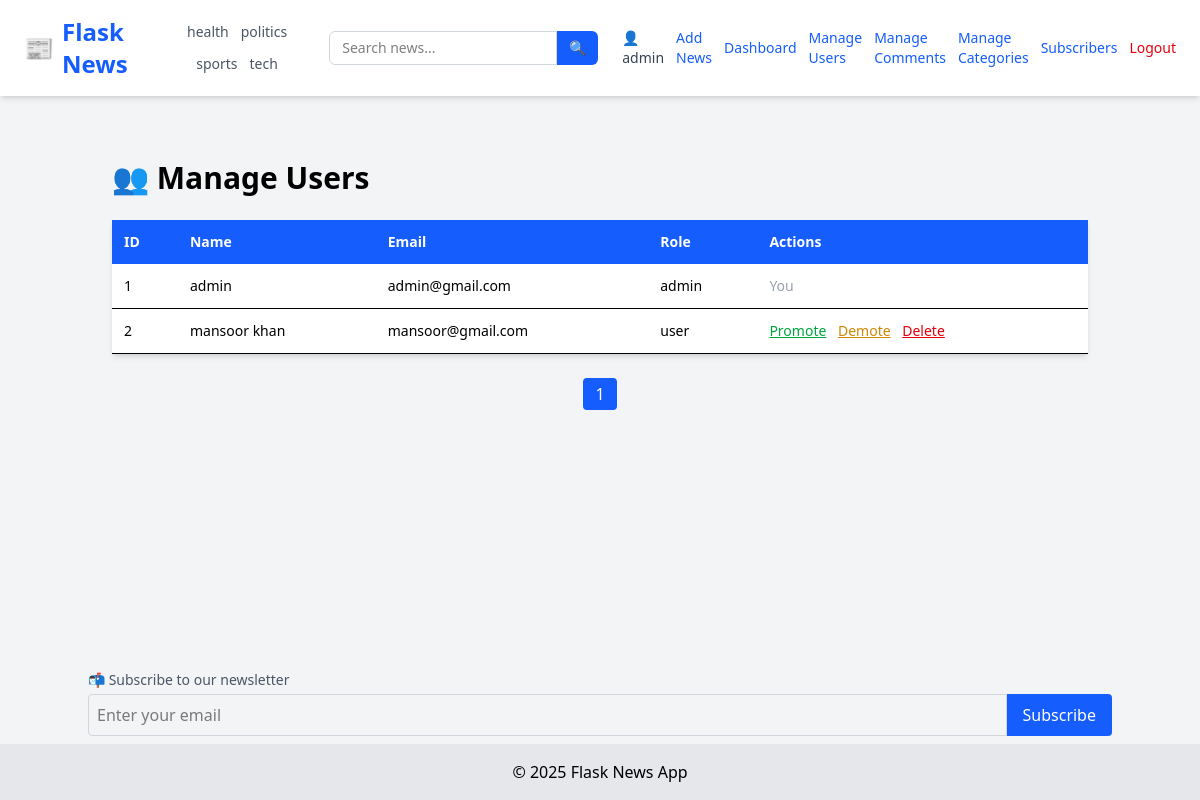
Page /admin/manage-users (signed in) on the committed database.
### tables this page shows
CREATE TABLE categories (
            id INTEGER PRIMARY KEY AUTOINCREMENT,
            name TEXT UNIQUE NOT NULL
        );

CREATE TABLE users (
            id INTEGER PRIMARY KEY AUTOINCREMENT,
            username TEXT NOT NULL,
            email TEXT UNIQUE NOT NULL,
            password TEXT NOT NULL,
            role TEXT DEFAULT 'user'
        );

### app/admin_routes.py (the view)
@admin.route('/admin/manage-users')
@login_required
@admin_only
def manage_users():
    page = int(request.args.get('page', 1))
    per_page = 10  # Users per page
    offset = (page - 1) * per_page
    conn = sqlite3.connect(current_app.config['DATABASE'])
    c = conn.cursor()
    c.execute("SELECT id, username, email, role FROM users LIMIT ? OFFSET ?", (per_page, offset))
    users = c.fetchall()
    c.execute("SELECT COUNT(*) FROM users")
    total_users = c.fetchone()[0]
    conn.close()
    total_pages = (total_users + per_page - 1) // per_page
    return render_template(
        'admin/users.html',
        users=users,
        page=page,
        total_pages=total_pages
    )

### app/__init__.py (called while the page is built)
def create_app():
    app = Flask(__name__, instance_relative_config=True)
    app.config.from_object('config.Config')
    from app.routes import main
    app.register_blueprint(main)
    from app.admin_routes import admin
    app.register_blueprint(admin)
    from app.user_routes import user
    app.register_blueprint(user)
    init_db(app)
    login_manager.init_app(app)
    @login_manager.user_loader
    def user_loader(user_id):
        return load_user(user_id)
    @app.context_processor
    def inject_now():
        return {'now': datetime.now}
    @app.context_processor
    def inject_categories():
        conn = sqlite3.connect(current_app.config['DATABASE'])
        c = conn.cursor()
        c.execute("SELECT id, name FROM categories ORDER BY name ASC")
        categories = c.fetchall()
        conn.close()
        return {'categories': categories}
    return app

### app/models.py (called while the page is built)
def load_user(user_id):
    conn = sqlite3.connect(current_app.config['DATABASE'])
    c = conn.cursor()
    c.execute("SELECT id, username,email, role FROM users WHERE id = ?", (user_id,))
    row = c.fetchone()
    conn.close()
    if row:
        return User(*row)
    return None

### app/utils.py (called while the page is built)
def admin_only(f):
    @wraps(f)
    def decorated(*args, **kwargs):
        if not current_user.is_authenticated or current_user.role != 'admin':
            abort(403)
        return f(*args, **kwargs)
    return decorated

### app/templates/admin/users.html (shortened to what this page needs)
{% extends "layout.html" %} {% block title %}User Management{% endblock %} {%
block content %}
<div class="max-w-5xl mx-auto py-10">
  <h1 class="text-3xl font-bold mb-6">👥 Manage Users</h1>
  <table class="w-full bg-white shadow-md rounded text-sm text-left">
    <thead class="bg-blue-600 text-white">
      <tr>
        <th class="p-3">ID</th>
        <th class="p-3">Name</th>
        <th class="p-3">Email</th>
        <th class="p-3">Role</th>
        <th class="p-3">Actions</th>
      </tr>
    </thead>
    <tbody>
      {% for u in users %}
      <tr class="border-b hover:bg-gray-50">
        <td class="p-3">{{ u[0] }}</td>
        <td class="p-3">{{ u[1] }}</td>
        <td class="p-3">{{ u[2] }}</td>
        <td class="p-3">{{ u[3] }}</td>
        <td class="p-3 space-x-2">
          {% if u[0] != current_user.id %}
          <a
            href="{{ url_for('admin.promote_user', user_id=u[0]) }}"
            class="text-green-600 underline"
            >Promote</a
          >
          <a
            href="{{ url_for('admin.demote_user', user_id=u[0]) }}"
            class="text-yellow-600 underline"
            >Demote</a
          >
          <a
            href="{{ url_for('admin.delete_user', user_id=u[0]) }}"
            class="text-red-600 underline"
            onclick="return confirm('Are you sure?')"
            >Delete</a
          >
          {% else %}
          <span class="text-gray-400">You</span>
          {% endif %}
        </td>
      </tr>
      {% endfor %}
    </tbody>
  </table>
  <div class="mt-6 flex justify-center space-x-2">
     {% for p in range(1, total_pages + 1) %}
    <a
      href="{{ url_for('admin.manage_users', page=p) }}"
      class="px-3 py-1 rounded {{ 'bg-blue-600 text-white' if p == page else 'bg-gray-200 hover:bg-gray-300' }}"
    >
      {{ p }}
    </a>
    {% endfor %}
  </div>
</div>
{% endblock %}

### app/templates/layout.html (shortened to what this page needs)
<!DOCTYPE html>
<html lang="en">
  <head>
    <link
      rel="stylesheet"
      href="https://cdnjs.cloudflare.com/ajax/libs/font-awesome/4.7.0/css/font-awesome.min.css"
    />
    <script src="https://cdn.jsdelivr.net/npm/@tailwindcss/browser@4"></script>
  </head>
  <body class="bg-gray-100 min-h-screen flex flex-col">
    <nav
      class="bg-white shadow-md px-6 py-4 flex flex-wrap md:flex-nowrap justify-between items-center"
    >
      <a
        href="/"
        class="text-2xl font-extrabold text-blue-600 flex items-center gap-2"
      >
        📰 <span>Flask News</span>
      </a>
      <div
        class="flex flex-wrap justify-center gap-3 mt-4 md:mt-0 md:ml-6 text-sm text-gray-600 font-medium"
      >
        {% for cat in categories %}
        <a
          href="{{ url_for('main.filter_by_category', name=cat[1]) }}"
          class="hover:text-blue-600 transition-colors"
        >
          {{ cat[1] }}
        </a>
        {% endfor %}
      </div>
      <form
        method="GET"
        action="{{ url_for('main.search') }}"
        class="flex mt-4 md:mt-0 md:ml-6"
      >
        <input
          type="text"
          name="q"
          placeholder="Search news..."
          required
          class="px-3 py-1.5 border rounded-l-md border-gray-300 focus:outline-none focus:ring focus:border-blue-500 text-sm"
        />
        <button
          type="submit"
          class="px-3 py-1.5 bg-blue-600 text-white rounded-r-md text-sm hover:bg-blue-700 transition-colors"
        >
          🔍
        </button>
      </form>
      <div class="flex items-center gap-3 mt-4 md:mt-0 md:ml-6 text-sm">
        {% if current_user.is_authenticated %}
        <a href="{{ url_for('user.user_profile', email=current_user.email) }}"
          ><span class="text-gray-700">👤 {{ current_user.username }}</span></a
        >
        {% if current_user.role == 'admin' %}
        <a href="/add" class="text-blue-600 hover:underline">Add News</a>
        <a
          href="{{url_for('admin.dashboard')}}"
          class="text-blue-600 hover:underline"
          >Dashboard</a
        >
        <a
          href="{{ url_for('admin.manage_users') }}"
          class="text-blue-600 hover:underline"
          >Manage Users</a
        >
        <a
          href="{{ url_for('admin.manage_comments') }}"
          class="text-blue-600 hover:underline"
        >
          Manage Comments</a
        >
        <a
          href="{{ url_for('admin.manage_categories') }}"
          class="text-blue-600 hover:underline"
        >
          Manage Categories</a
        >
        <a
          href="{{ url_for('admin.view_subscribers') }}"
          class="text-blue-600 hover:underline"
          >Subscribers</a
        >
        {% endif %}
        <a href="/logout" class="text-red-600 hover:underline">Logout</a>
        {% else %}
        <a href="/login" class="text-blue-600 hover:underline">Login</a>
        <a href="/register" class="text-blue-600 hover:underline">Register</a>
        {% endif %}
      </div>
    </nav>
    <main class="flex-grow container mx-auto p-6">
       {% block content %}{% endblock %}
    </main>
    <div class="container mx-auto mb-2">
      <form action="{{ url_for('user.subscribe') }}" method="POST" class="mt-4">
        <label class="block text-sm text-gray-600 mb-1"
          >📬 Subscribe to our newsletter</label
        >
        <div class="flex">
          <input
            type="email"
            name="email"
            required
            placeholder="Enter your email"
            class="w-full p-2 rounded-l border border-gray-300"
          />
          <button type="submit" class="bg-blue-600 text-white px-4 rounded-r">
            Subscribe
          </button>
        </div>
      </form>
    </div>
    <footer class="bg-gray-200 text-center py-4">
      &copy; {{ now().year }} Flask News App
    </footer>
  </body>
</html>

### rows in the picture
categories: name "health"
categories: name "politics"
categories: name "sports"
categories: name "tech"
users: username "admin", id "1", email "admin@gmail.com", role "admin", shows "You"
users: id "2", username "mansoor khan", email "mansoor@gmail.com", role "user"

### other values in the picture
{{ p }} "1"
